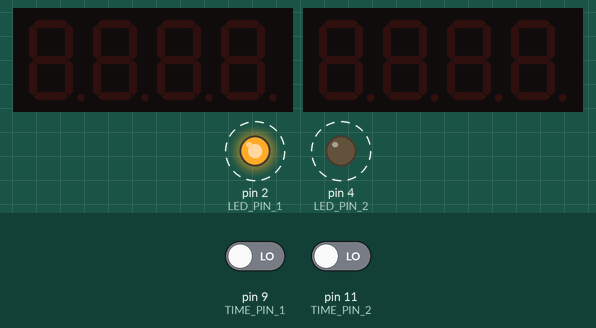
This sketch was run on a simulated Arduino Uno, built with avr-gcc and run on an emulated ATmega328P. Shown: 2 × 4-digit seven-segment display, output pins drawn as LEDs (lit = HIGH). Dashed ring = blinking. The inputs (shaded band) are chosen by the test bench; at power-on: pin 9 (TIME_PIN_1) LOW, pin 11 (TIME_PIN_2) LOW.

Above: at 0.02 s.
Timing chart, 0 to 3.0 s (numbered marks = the images above):
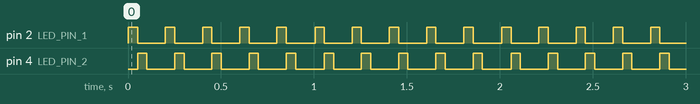

The sketch:

work_coffee_timer.ino
```cpp
#include <Wire.h>
#include "Adafruit_LEDBackpack.h"
#include "Adafruit_GFX.h"
#include "RTClib.h"

// I2C address of the display.  Stick with the default address of 0x70
// unless you've changed the address jumpers on the back of the display.
#define DISPLAY_1   0x70
#define DISPLAY_2   0x71

#define DAY (24L * 60L * 60L)
#define HOUR (60L * 60L)
#define MINUTE (60L)


// Create display and DS1307 objects.  These are global variables that
// can be accessed from both the setup and loop function below.
Adafruit_7segment clock1 = Adafruit_7segment();
Adafruit_7segment clock2 = Adafruit_7segment();

unsigned int TIME_PIN_1 = 9;
unsigned int LED_PIN_1 = 2;

unsigned int TIME_PIN_2 = 11;
unsigned int LED_PIN_2 = 4;

// Remember if the colon was drawn on the display so it can be blinked
// on and off every second.
bool blinkColon = false;

unsigned long basetime;
unsigned long currtime;
unsigned long timer1;
unsigned long timer1Age;
bool timer1Reset;
unsigned long timer2;
unsigned long timer2Age;
bool timer2Reset;

 //       _         1
 //      | |       6 2
 //       -         7
 //      | |       5 3
 //       _         4

uint8_t DASH = 0x40;
uint8_t BLANK = 0x00;
uint8_t LOWER_O = 0x5c;
uint8_t LOWER_L = 0x06;
uint8_t LOWER_D = 0x5e;

void setup() {
  // Setup the display.
  clock1.begin(DISPLAY_1);
  clock1.setBrightness(15);

  clock2.begin(DISPLAY_2);
  clock2.setBrightness(8);

  pinMode(TIME_PIN_1, INPUT);
  pinMode(LED_PIN_1, OUTPUT);

  pinMode(TIME_PIN_2, INPUT);
  pinMode(LED_PIN_2, OUTPUT);

  timer1 = timer2 = 0;
  timer1Reset = timer2Reset = false;
  basetime = millis();
}

void loop() {
  // Loop function runs over and over again to implement the clock logic.

  currtime = millis();
  if (currtime - basetime >= 1000) {
    // set display every second
    basetime = currtime;
    if (timer1Reset) {
      setClockDisplay(clock1,0);
      timer1Age++;
    } else {
      if (timer1Age > 60) {
        timer1 = 1;
      }
      timer1Age = 0;
      setClockDisplay(clock1,timer1);
    }
    if (timer2Reset) {
      setClockDisplay(clock2,0);
      timer2Age++;
    } else {
      if (timer2Age > 60) {
        timer2 = 1;
      }
      timer2Age = 0;
      setClockDisplay(clock2,timer2);
    }
    timer1++;
    timer2++;
  }

  digitalWrite(LED_PIN_1, HIGH);
  delay(50);
  timer1Reset = (digitalRead(TIME_PIN_1) == HIGH);
  digitalWrite(LED_PIN_1, LOW);

  digitalWrite(LED_PIN_2, HIGH);
  delay(50);
  timer2Reset = (digitalRead(TIME_PIN_2) == HIGH);
  digitalWrite(LED_PIN_2, LOW);

  // Pause for a second for time to elapse.  This value is in milliseconds
  // so 1000 milliseconds = 1 second.
  delay(100);


  // Loop code is finished, it will jump back to the start of the loop
  // function again!
}

void setClockDisplay(Adafruit_7segment localClock, long timer) {
  uint8_t type = DEC;
  long  day = (timer / DAY);
  timer -= day * DAY;
  long hour = (timer / HOUR);
  timer -= hour * HOUR;
  long minute = (timer / MINUTE);
  timer -= minute * MINUTE;
  long second = timer;
  boolean blink = (second % 2) == 0;

  if (hour >= 12) {
    oldClockDisplay(localClock);
  } else if ( hour > 0 || minute >= 1) {
    setClockDisplay2Numbers(localClock, hour, minute, blink);
  } else if ( second > 0) {
    setClockDisplay1Number(localClock, second, blink);
  } else {
    dashClockDisplay(localClock);
  }

}

void setClockDisplay2Numbers(Adafruit_7segment localClock, int numA, int numB, boolean blink) {
  int num10s = numA / 10;
  int num1s = numA - (num10s * 10);
  localClock.writeDigitNum(0, num10s);
  localClock.writeDigitNum(1, num1s);

  num10s = numB / 10;
  num1s = numB - (num10s * 10);
  localClock.writeDigitNum(3, num10s);
  localClock.writeDigitNum(4, num1s);
  localClock.drawColon(blink);

  localClock.writeDisplay();
}

void setClockDisplay1Number(Adafruit_7segment localClock, int numB, boolean blink) {
  localClock.writeDigitRaw(0, BLANK);
  localClock.writeDigitRaw(1, BLANK);

  int num10s = numB / 10;
  int num1s = numB - (num10s * 10);
  localClock.writeDigitNum(3, num10s);
  localClock.writeDigitNum(4, num1s);
  localClock.drawColon(blink);

  localClock.writeDisplay();
}


void dashClockDisplay(Adafruit_7segment localClock) {
  localClock.writeDigitRaw(0, DASH);
  localClock.writeDigitRaw(1, DASH);
  localClock.writeDigitRaw(3, DASH);
  localClock.writeDigitRaw(4, DASH);
  localClock.writeDisplay();
}

void oldClockDisplay(Adafruit_7segment localClock) {
  localClock.writeDigitRaw(0, BLANK);
  localClock.writeDigitRaw(1, LOWER_O);
  localClock.writeDigitRaw(3, LOWER_L);
  localClock.writeDigitRaw(4, LOWER_D);
  localClock.writeDisplay();
}
```

Measured:
- by itself, pin 2 (LED_PIN_1), pin 4 (LED_PIN_2): alternates HIGH for 0.05 s and LOW for 0.15 s
